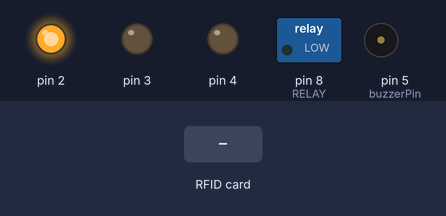
Bench run of a sketch on a simulated Arduino Uno, built with avr-gcc and run on an emulated ATmega328P. On the bench: switched loads named in the sketch (green lamp = pin HIGH), output pins drawn as LEDs (lit = HIGH), buzzer (waves = sounding). The inputs (shaded band) are chosen by the test bench. Pins used as bus, display or sensor lines are not drawn; what the sketch prints to the serial monitor is not drawn.

Above: at 1.5 s.
1.6 s: RFID card C0 36 22 32 held to the reader
At 2.4 s:
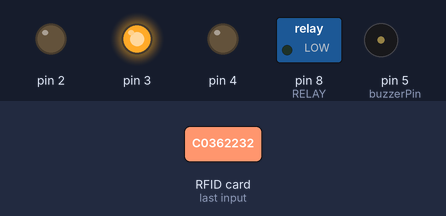
3.6 s: RFID card 5E 7A 19 C4 held to the reader
At 6.4 s:
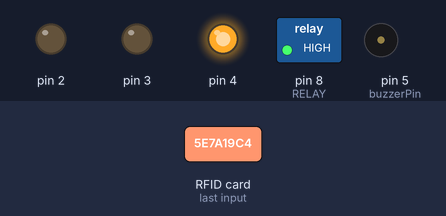
6.6 s: RFID card C0 36 22 32 held to the reader
At 8.9 s:
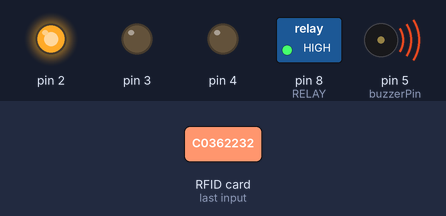
Timing chart, 0 to 13.6 s (numbered marks = the images above; inputs shaded):
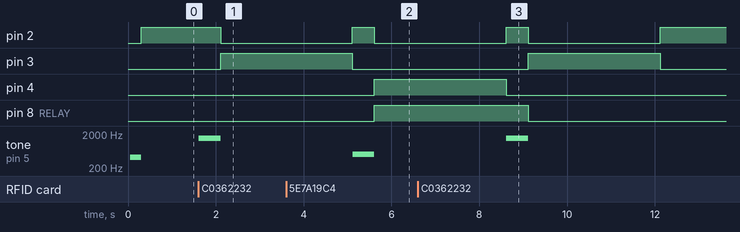

The sketch:

sketch_may27a.ino
```cpp
#include <SPI.h>
#include <MFRC522.h>

#define RELAY 8
#define SS_PIN 10
#define RST_PIN 9
MFRC522 mfrc522(SS_PIN, RST_PIN);
int buzzerPin = 5;

void setup()
{
  pinMode(RELAY, OUTPUT);
  Serial.begin(9600);
  SPI.begin();
  mfrc522.PCD_Init();
  Serial.println("Aproxime seu token da leitora...");
  Serial.println();
  pinMode(4, OUTPUT);
  pinMode(3, OUTPUT);
  pinMode(2, OUTPUT);
  pinMode(buzzerPin, OUTPUT);
  tone(buzzerPin,415,554);
  delay(250);
  noTone(buzzerPin);
}
void loop(){
  digitalWrite(2, 1);
  if ( ! mfrc522.PICC_IsNewCardPresent())
  {
    return;
  }
  if ( ! mfrc522.PICC_ReadCardSerial())
  {
    return;
  }
  Serial.print("UID tag :");
  String content = "";
  byte letter;

  for (byte i = 0; i < mfrc522.uid.size; i++)
  {
    Serial.print(mfrc522.uid.uidByte[i] < 0x10 ? " 0" : " ");
    Serial.print(mfrc522.uid.uidByte[i], HEX);
    content.concat(String(mfrc522.uid.uidByte[i] < 0x10 ? " 0" : " "));
    content.concat(String(mfrc522.uid.uidByte[i], HEX));
  }
  Serial.println();
  Serial.print("Message : ");
  content.toUpperCase();

  if (content.substring(1) == "C0 36 22 32"){
    int bips = 1;
    for(int j=0; j < bips; j++){
      tone(buzzerPin,1500);
      delay(500);
      noTone(buzzerPin);

      Serial.println("Acesso autorizado");
      Serial.println();
      Serial.println("Acesso AUTORIZADO");
      digitalWrite (RELAY, LOW);
      digitalWrite(3, 1);
      digitalWrite(2, 0);
      delay(3000);
      digitalWrite(3,0);
      digitalWrite(2, 1);
  }
}

  else   {
    int bips = 1;
    for(int j=0; j < bips; j++){
      tone(buzzerPin,500);
      delay(500);
      noTone(buzzerPin);
      Serial.println("Acesso negado");
      Serial.println();
      Serial.println("Acesso NEGADO");
      digitalWrite(RELAY, HIGH);
      digitalWrite(4, 1);
      digitalWrite(2, 0);
      delay(3000);
      digitalWrite(4,0);
      digitalWrite(2, 1);
   }
  }
}
```

Measured:
- after the input at 1.6 s, pin 2: HIGH → LOW after 0.51 s; pin 3: LOW → HIGH after 0.51 s; tone on pin 5 (buzzerPin): silent → 1500 Hz at once, → silent 0.50 s later
- after the input at 3.6 s, pin 4, pin 8 (RELAY): LOW → HIGH after 2.0 s; tone on pin 5 (buzzerPin): silent → 500 Hz after 1.5 s, → silent 0.50 s later
- after the input at 6.6 s, pin 3: LOW → HIGH after 2.5 s, → LOW 3.0 s later; pin 8 (RELAY): HIGH → LOW after 2.5 s; tone on pin 5 (buzzerPin): silent → 1500 Hz after 2.0 s, → silent 0.50 s later
